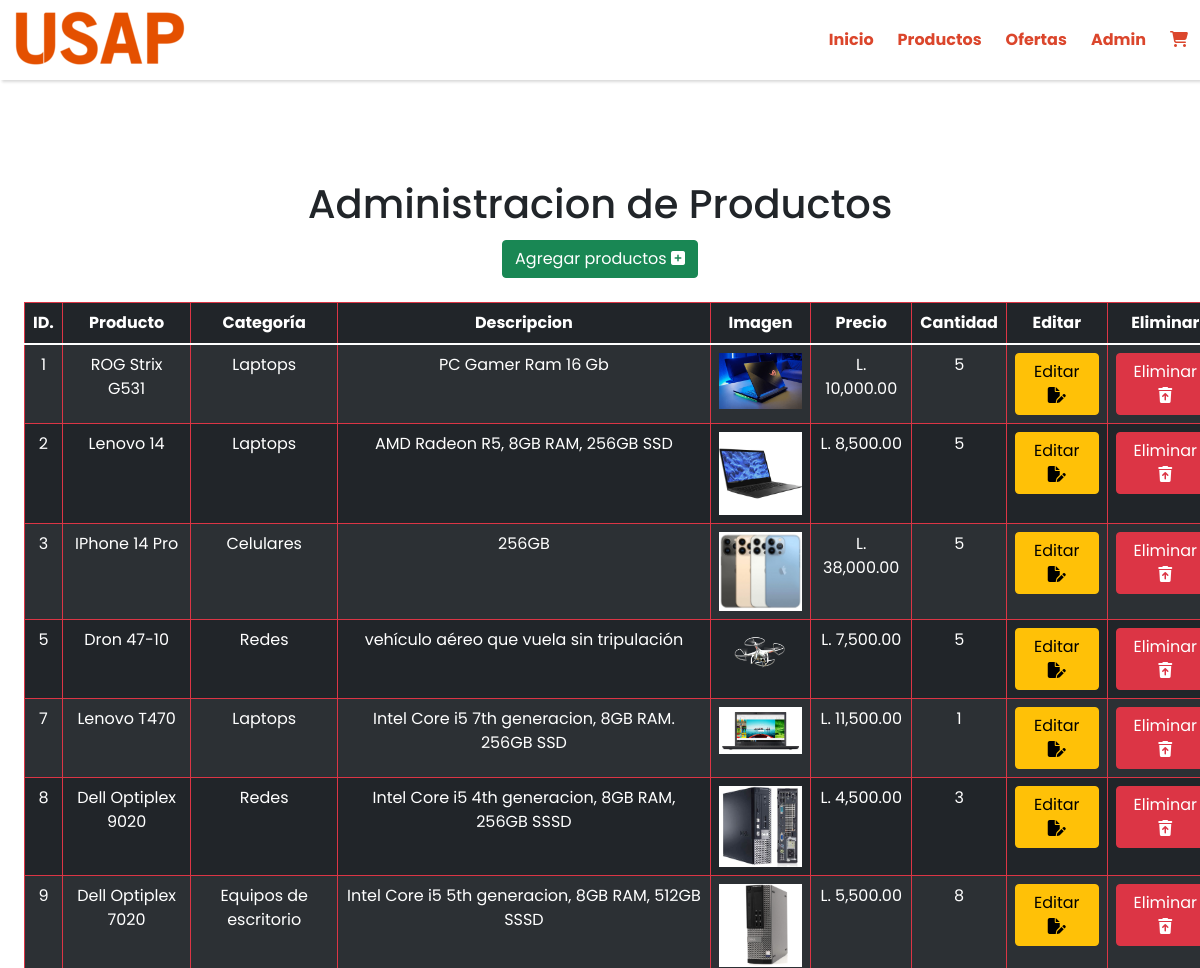
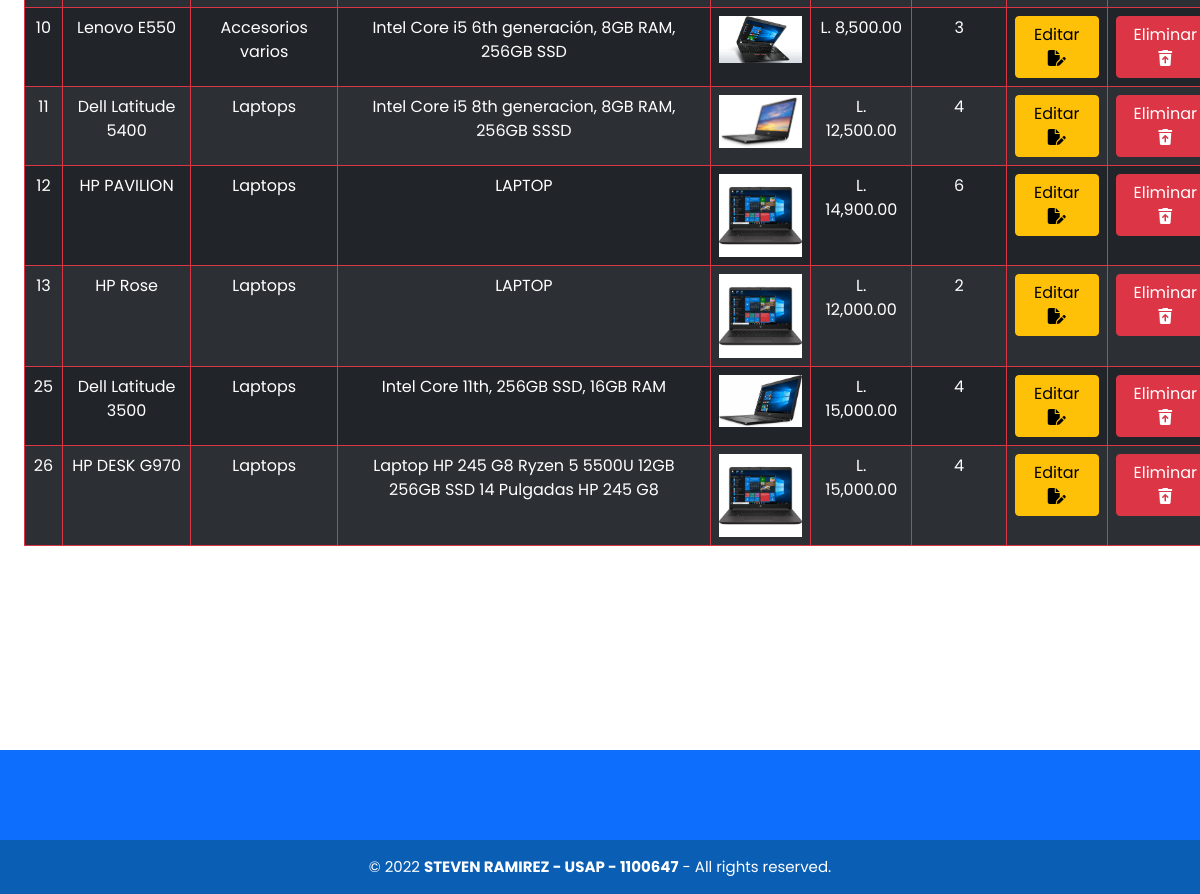
/index.php?modulo=admin_productos, run on the app's committed database (2 pictures, top to bottom).
### tables this page shows
CREATE TABLE `productos` (
  `idproducto` int(11) NOT NULL,
  `nombre_producto` varchar(100) NOT NULL,
  `idcategoria` int(11) NOT NULL,
  `descripcion` varchar(100) NOT NULL,
  `precio` float NOT NULL,
  `cantidad` int(11) NOT NULL,
  `url_imagen` varchar(400) DEFAULT NULL,
  `fecha_creacion` datetime NOT NULL,
  `idmarca` int(11) NOT NULL,
  `precio_oferta` float NOT NULL
);

CREATE TABLE `categorias` (
  `idcategoria` int(11) NOT NULL,
  `nombre_categoria` varchar(100) NOT NULL,
  `descripcion` varchar(150) NOT NULL,
  `fecha_creacion` datetime NOT NULL
);

### index.php (called while the page is built, shortened)
<?php
require "funciones.php";
require 'app/index.php';
?>

### modulos/admin_productos.php (the view, shortened to what this page needs)
<?php
  global $mysqli;
?>
<div class ="administracion_productos table-responsive text-center">
  <h1>Administracion de Productos</h1>
  <a href="?modulo=crear_producto">
    <button type="button" class="btn btn-success mt-1" id="button_crear">
      Agregar productos
      <i class="fa-solid fa-square-plus"></i></button>
  </a>
  <table class="table table-dark table-bordered border-danger table-striped table-responsive m-4">
    <thead>
      <tr>
        <th scope="col">ID.</th>
        <th scope="col">Producto</th>
        <th scope="col">Categoría</th>
        <th scope="col">Descripcion</th>
        <th scope="col">Imagen</th>
        <th scope="col">Precio</th>
        <th scope="col">Cantidad</th>
        <th scope="col">Editar</th>
        <th scope="col">Eliminar</th>
      </tr>
    </thead>
    <tbody class="table-group-divider">
      <?php
      $strsql = "SELECT productos.idproducto, productos.nombre_producto, categorias.nombre_categoria, productos.descripcion, productos.url_imagen, productos.precio, productos.cantidad FROM `productos` INNER JOIN categorias ON categorias.idcategoria=productos.idcategoria ORDER BY productos.idproducto";
      if ($stmt = $mysqli->prepare($strsql)) {
        $stmt->execute();
        $stmt->store_result();
        if ($stmt->num_rows > 0) {
          $stmt->bind_result($idproducto, $nombre_producto, $categoria, $descripcion, $url_imagen, $precio, $cantidad);
          while ($stmt->fetch()) {
          ?>
          <tr id="<?php echo $idproducto ?>">
            <td><?php echo $idproducto?></td>
            <td><?php echo $nombre_producto ?></td>
            <td><?php echo $categoria ?></td>
            <td><?php echo $descripcion ?></td>
            <td><img class="img-fluid" src="<?php echo $url_imagen ?>" alt="" width="100px" height="100px"></td>
            <td><?php echo "L. ".number_format($precio, 2) ?></td>
            <td><?php echo $cantidad ?></td>
            <td><a href="?modulo=actualizar_producto&id_producto=<?php echo $idproducto?>" class="btn btn-warning">Editar <i class="fa-solid fa-file-pen"></i></a></td>
            <td><a href="javascript:eliminar(<?php echo $idproducto ?>)" class="btn btn-danger">Eliminar <i class="fa-solid fa-trash-arrow-up"></i></a></td>
          </tr>
          <?php
          }
        } else {
          echo "No hay registros";
      }
      } else {
        echo "No se pudo preparar la consuta";
      }
      ?>
    </tbody>
  </table>
</div>

### app/index.php (shortened to what this page needs)
<!DOCTYPE html>
<html lang="en">
<head>
    <link rel="stylesheet" href="http://localhost/proyecto_final/app/css/estilo.css">
    <link rel="stylesheet" href="https://unpkg.com/swiper/swiper-bundle.min.css"/>
    <link href="https://cdn.jsdelivr.net/npm/bootstrap@5.1.3/dist/css/bootstrap.min.css" rel="stylesheet">
</head>
<body class="body">
  <header class="header">
    <nav class="nav fixed-top">
      <div class="navbar__left">
          <a href="index.php">
            <img src="app/img/proyecto_final/Logo-USAP-naranja-2.PNG" alt="" class="nav__logo">
          </a>
      </div>
      <div class="navbar__right">
          <ul class="navbar__lista">
              <li class="li-home">
                  <a href="index.php" class="navbar__link">Inicio</a>
              </li>
              <li>
                  <a href="?modulo=productos" class="navbar__link">Productos</a>
              </li>
              <li>
                  <a href="?modulo=ofertas_productos" class="navbar__link">Ofertas</a>
              </li>
              <li>
                  <a href="" class="navbar__link" data-bs-toggle="modal" data-bs-target="#exampleModal">Admin</a>
              </li>
              <li>
                  <a href="?modulo=carrito" class="navbar__link"><i class="fa-solid fa-cart-shopping"></i></a>
              </li>
          </ul>
      </div>
    </nav>
  </header>
  <div class="">
    <?php $funciones->modulo($modulo); ?>
  </div>
  <footer class="pie-pagina">
    <div class="grupo-1">
    </div>
    <div class="grupo-2">
      <small>&copy; 2022 <b>STEVEN RAMIREZ - USAP - 1100647</b> - All rights reserved.</small>
    </div>
  </footer>
  </body>
</html>

### funciones.php (shortened to what this page needs)
<?php
class funciones {
    function modulo($idmodulo){
        if(file_exists("modulos/$idmodulo.php")){
            require "modulos/$idmodulo.php";
        } else{
            echo "<img src='https://www.gstatic.com/youtube/src/web/htdocs/img/monkey.png' >";
        }
    }
}
?>

### app/css/estilo.css (style rules this page uses)
* { margin: 0; padding: 0; box-sizing: border-box; font-family: "Poppins", sans-serif; }
:root { --white: #ffffff; --black: #000000; --white_opaco: #fafafa; --background_color: #282828; --gris-letras: #48525c; --azul: #0563bb; --azul--claro: #0d6efd; --azul--oscuro: #0a141d; --naranja: #db462c; }
body { background-color: var(--azul); }
.nav { display: flex; height: 80px; justify-content: space-between; background-color: #ffffff; align-items: center; }
.fixed-top { box-shadow: rgba(0, 0, 0, 0.15) 1.95px 1.95px 2.6px; }
.nav__logo { width: 200px; }
.navbar__lista { list-style: none; margin-top: 0px; display: flex; align-items: center; margin-bottom: 0px; }
.navbar__link { text-decoration: none; color: var(--naranja); padding: 12px; font-weight: bold; }
.pie-pagina { width: 100%; background-color: var(--azul--claro); }
.pie-pagina .grupo-1 { width: 100%; max-width: 1368px; margin: auto; display: grid; grid-template-columns: repeat(3, 1fr); grid-gap: 50px; padding: 45px 0px; }
.pie-pagina .grupo-2 { background-color: #0a5eb3; padding: 15px 10px; text-align: center; color: #fff; }
.pie-pagina .grupo-2 small { font-size: 15px; }
.administracion_productos { margin-top: 100px; width: 100%; max-width: 1368px; margin: 180px auto; }
.administracion_productos h1 { text-align: center; font-size: 40px; }

### data on the page
productos: idproducto "1", nombre_producto "ROG Strix G531", idcategoria.nombre_categoria "Laptops", descripcion "PC Gamer Ram 16 Gb", url_imagen (picture), precio "10,000.00", cantidad "5"
productos: idproducto "2", nombre_producto "Lenovo 14", idcategoria.nombre_categoria "Laptops", descripcion "AMD Radeon R5, 8GB RAM, 256GB SSD", url_imagen (picture), precio "8,500.00", cantidad "5"
productos: idproducto "3", nombre_producto "IPhone 14 Pro", idcategoria.nombre_categoria "Celulares", descripcion "256GB", shows a picture, precio "38,000.00", cantidad "5"
productos: idproducto "5", nombre_producto "Dron 47-10", idcategoria.nombre_categoria "Redes", descripcion "vehículo aéreo que vuela sin tripulación", url_imagen (picture), precio "7,500.00", cantidad "5"
productos: idproducto "7", nombre_producto "Lenovo T470", idcategoria.nombre_categoria "Laptops", descripcion "Intel Core i5 7th generacion, 8GB RAM. 256GB SSD", url_imagen (picture), precio "11,500.00", cantidad "1"
productos: idproducto "8", nombre_producto "Dell Optiplex 9020", idcategoria.nombre_categoria "Redes", descripcion "Intel Core i5 4th generacion, 8GB RAM, 256GB SSSD", url_imagen (picture), precio "4,500.00", cantidad "3"
productos: idproducto "9", nombre_producto "Dell Optiplex 7020", idcategoria.nombre_categoria "Equipos de escritorio", descripcion "Intel Core i5 5th generacion, 8GB RAM, 512GB SSSD", url_imagen (picture), precio "5,500.00", cantidad "8"
productos: idproducto "10", nombre_producto "Lenovo E550", idcategoria.nombre_categoria "Accesorios varios", descripcion "Intel Core i5 6th generación, 8GB RAM, 256GB SSD", url_imagen (picture), precio "8,500.00", cantidad "3"
productos: idproducto "11", nombre_producto "Dell Latitude 5400", idcategoria.nombre_categoria "Laptops", descripcion "Intel Core i5 8th generacion, 8GB RAM, 256GB SSSD", url_imagen (picture), precio "12,500.00", cantidad "4"
productos: idproducto "12", nombre_producto "HP PAVILION", idcategoria.nombre_categoria "Laptops", descripcion "LAPTOP", url_imagen (picture), precio "14,900.00", cantidad "6"
productos: idproducto "13", nombre_producto "HP Rose", idcategoria.nombre_categoria "Laptops", descripcion "LAPTOP", url_imagen (picture), precio "12,000.00", cantidad "2"
productos: idproducto "25", nombre_producto "Dell Latitude 3500", idcategoria.nombre_categoria "Laptops", descripcion "Intel Core 11th, 256GB SSD, 16GB RAM", url_imagen (picture), precio "15,000.00", cantidad "4"
productos: idproducto "26", nombre_producto "HP DESK G970", idcategoria.nombre_categoria "Laptops", descripcion "Laptop HP 245 G8 Ryzen 5 5500U 12GB 256GB SSD 14 Pulgadas HP 245 G8", url_imagen (picture), precio "15,000.00", cantidad "4"
